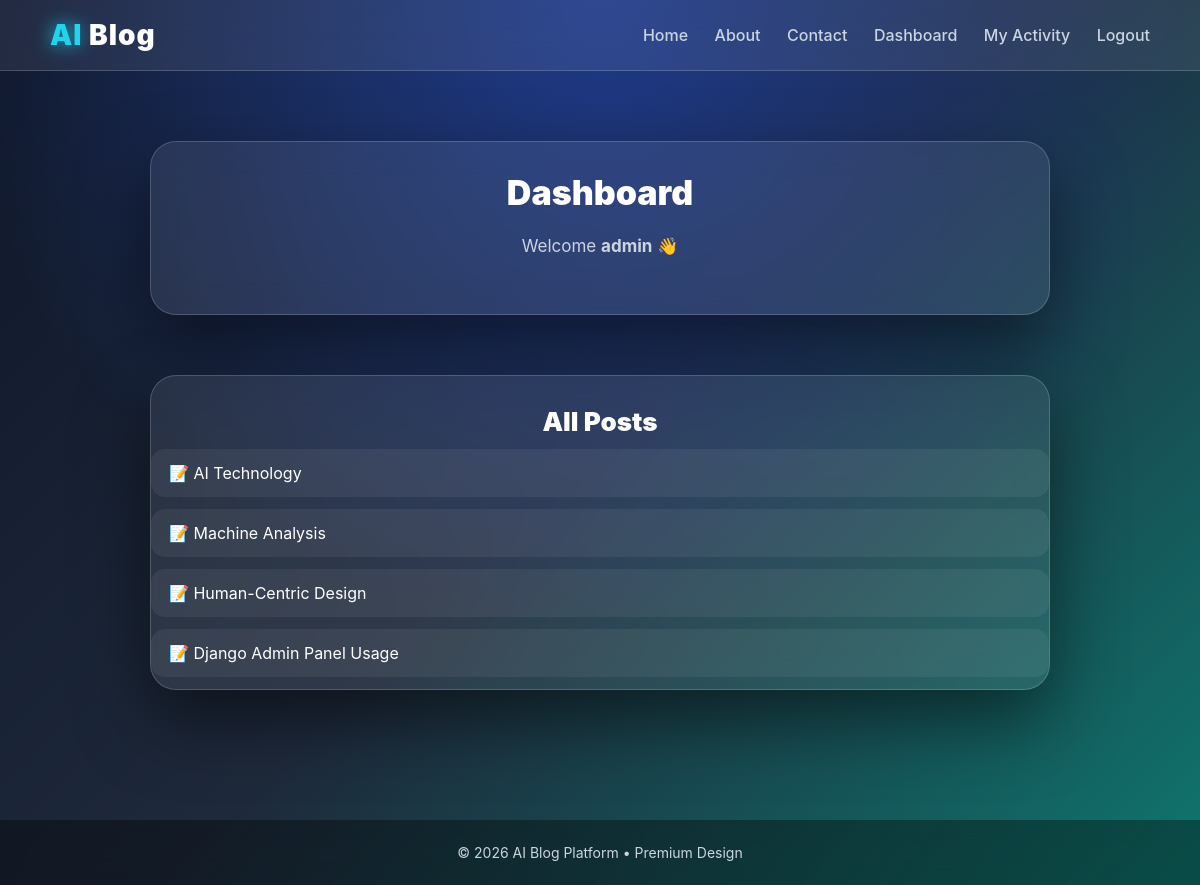
Before: /dashboard/ (signed in) with the older database file.
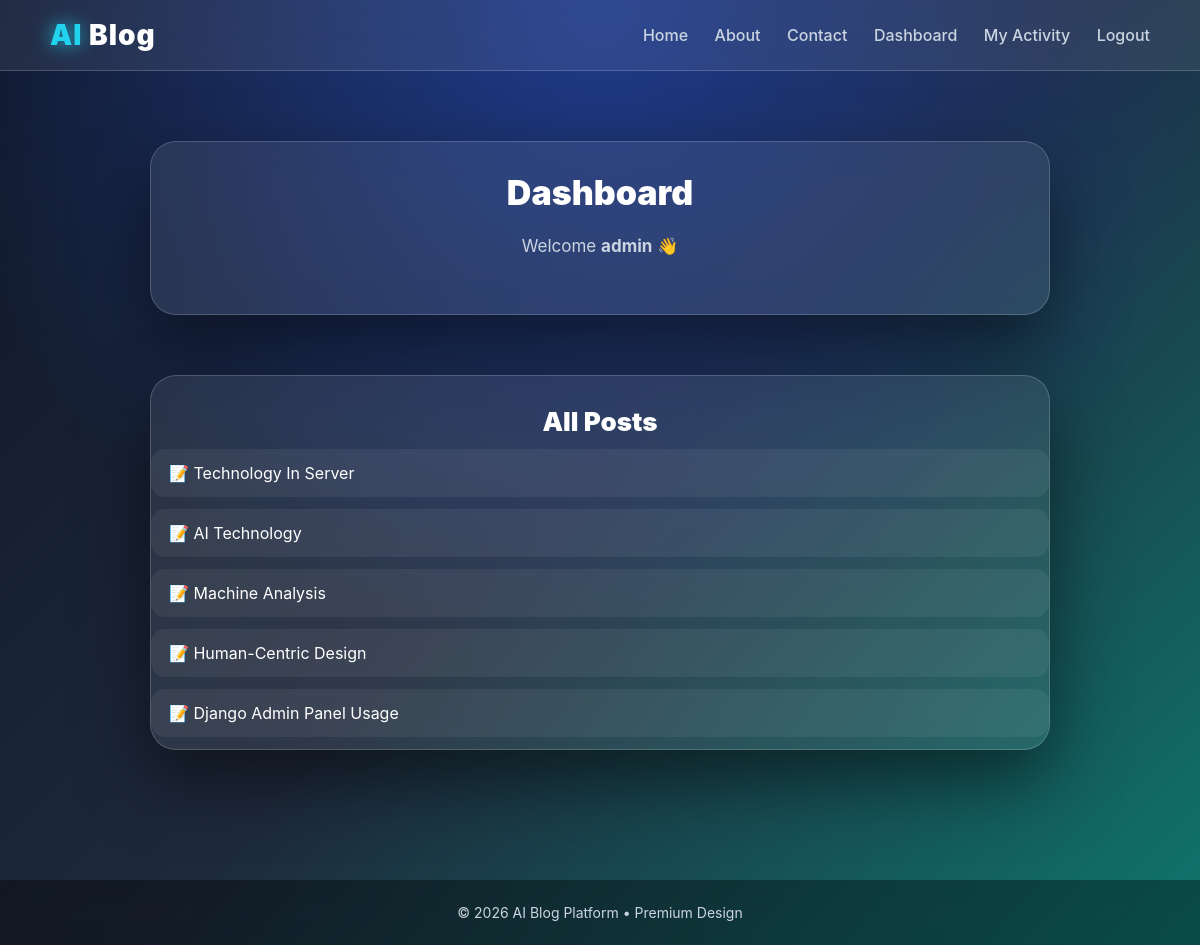
After: the same page with the newer database file.
### ai_model/models.py (models this page shows, shortened)
class Post(models.Model):
    author = models.ForeignKey(User, on_delete=models.CASCADE)
    category = models.ForeignKey(Category, on_delete=models.CASCADE)
    title = models.CharField(max_length=200)
    slug = models.SlugField(unique=True, blank=True)
    content = models.TextField()
    image = models.ImageField(upload_to='posts/', blank=True)
    ai_summary = models.TextField(blank=True)
    views = models.IntegerField(default=0)
    likes = models.ManyToManyField(User, blank=True, related_name='liked_posts')
    is_published = models.BooleanField(default=True)
    created_at = models.DateTimeField(auto_now_add=True)

### ai_model/views.py (the view)
# urls.py: path('dashboard/', views.dashboard, name='dashboard'),
@login_required
def dashboard(request):
    posts = Post.objects.all().order_by('-created_at')
    return render(request, 'ai_model/dashboard.html', {'posts': posts})

### ai_model/templates/ai_model/dashboard.html
{% extends 'ai_model/base.html' %}
{% block content %}
<div class="blog-card">
    <h1 class="blog-title">Dashboard</h1>
    <p class="blog-content">
        Welcome <b>{{ request.user.username }}</b> 👋
    </p>
</div>
<div class="blog-card">
    <h2 class="blog-title" style="font-size:26px;">All Posts</h2>
    {% for post in posts %}
        <div style="
            background: rgba(255,255,255,0.06);
            padding:14px 18px;
            border-radius:14px;
            margin-bottom:12px;
        ">
            📝 {{ post.title }}
        </div>
    {% empty %}
        <p class="blog-content">No posts available</p>
    {% endfor %}
</div>
{% endblock %}

Changed rows visible on the page:
added Post: title "Technology In Server"
